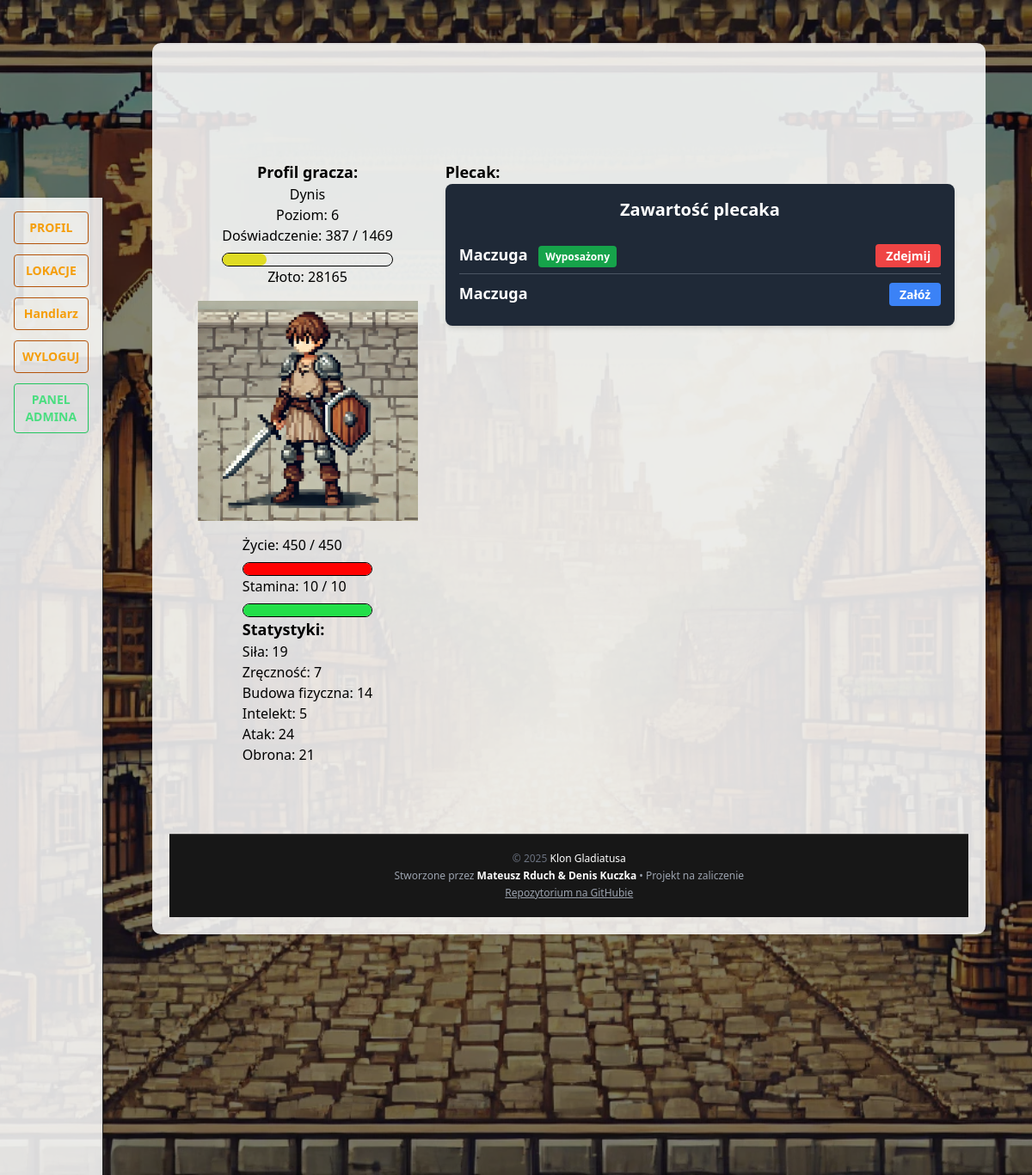
Page /user_profile/profil/ (signed in) on the earlier database version.
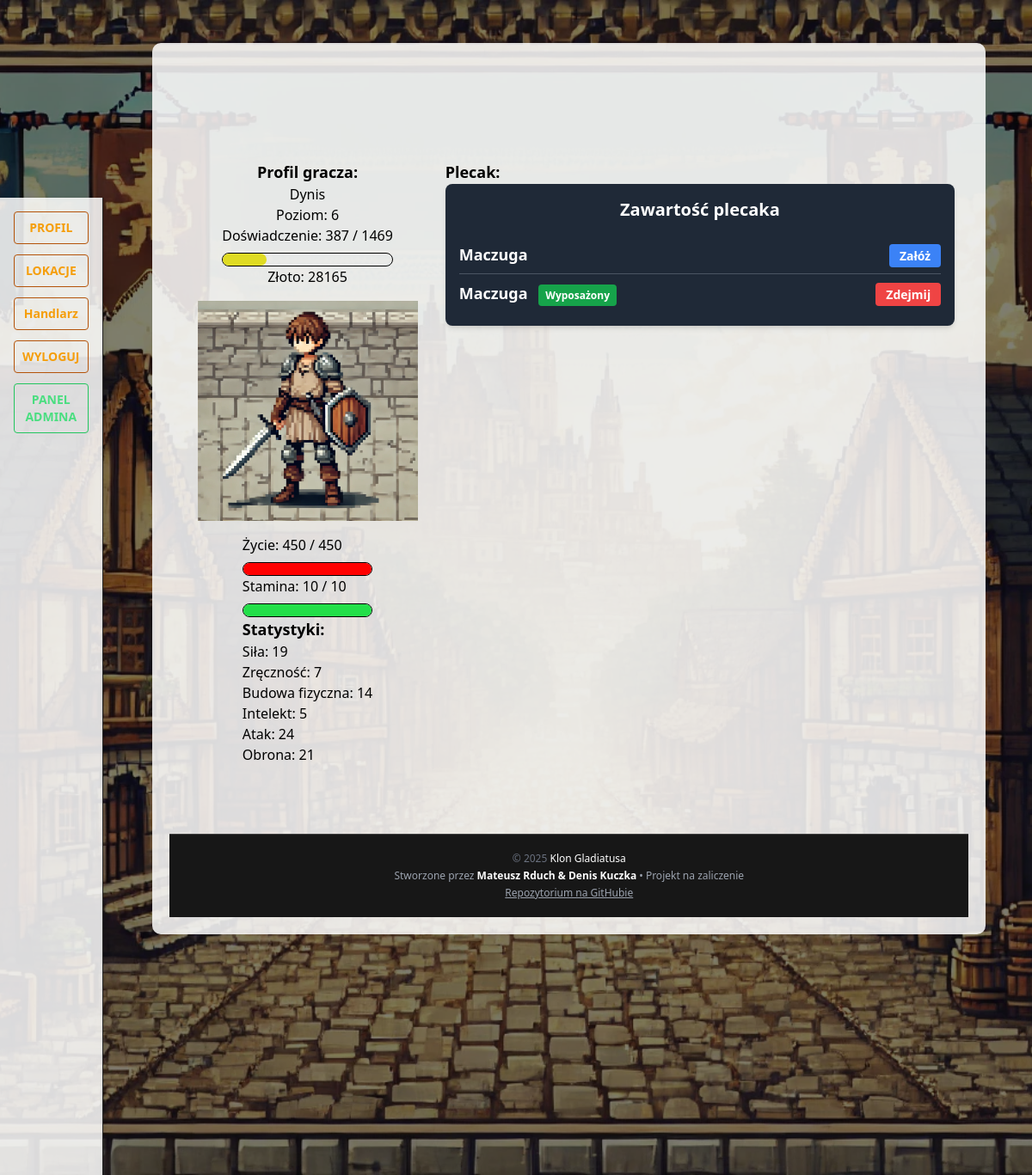
Same page on the later database version.
### user_profile/models.py (models this page shows, shortened)
class UserProfile(models.Model):
    user = models.OneToOneField(User, on_delete=models.CASCADE)
    strength = models.IntegerField(default=1)
    dexterity = models.IntegerField(default=1)
    constitution = models.IntegerField(default=1)
    intelligence = models.IntegerField(default=1)
    level = models.IntegerField(default=1)
    experience = models.IntegerField(default=0)
    stat_points = models.IntegerField(default=0)
    max_hp = models.IntegerField(default=100)
    hp = models.IntegerField(default=100)
    base_hp = models.IntegerField(default=100)
    defence = models.IntegerField(default=0)
    base_defence = models.IntegerField(default=0)
    attack = models.IntegerField(default=0)
    base_attack = models.IntegerField(default=0)
    gold = models.IntegerField(default=0)
    last_regen = models.DateTimeField(default=timezone.now)
    last_regen_stm = models.DateTimeField(default=timezone.now)
    max_stamina = models.IntegerField(default=10)
    stamina = models.IntegerField(default=10)
    def lvlup_exp(self):
        return math.floor(100 * (self.level ** 1.5))
    def dodaj_exp(self, exp):
        self.experience += exp
        while self.experience >= self.lvlup_exp():
            self.experience -= self.lvlup_exp()
            self.lvlup()
        self.save()
    def hp_regen(self):
        regen_timer = timezone.now() - self.last_regen
        regen_minutes = regen_timer.total_seconds() / 60
        regen_amount = math.floor((self.intelligence/2 + self.constitution/10) * round(regen_minutes))
        new_hp = self.hp + regen_amount
        if new_hp > self.max_hp:
            self.hp = self.max_hp
        else:
            self.hp = round(new_hp)
        if regen_amount > 0 or self.hp == self.max_hp:
            self.last_regen = timezone.now()
        self.save()
    def stamina_regen(self):
        regen_timer = timezone.now() - self.last_regen_stm
        regen_minutes = regen_timer.total_seconds() / 60
        regen_amount = math.floor((self.intelligence/2) * round(regen_minutes))
        new_stamina = self.stamina + regen_amount
        if new_stamina > self.max_stamina:
            self.stamina = self.max_stamina
        else:
            self.stamina = round(new_stamina)
        if regen_amount > 0 or self.stamina == self.max_stamina:
            self.last_regen_stm = timezone.now()
        self.save()

### inventory/models.py (models this page shows, shortened)
class InventoryItem(models.Model):
    user = models.ForeignKey(User, on_delete=models.CASCADE)
    item = models.ForeignKey(Item, on_delete=models.CASCADE)
    equipped = models.BooleanField(default=False)

### items/models.py (models this page shows, shortened)
class Item(models.Model):
    SLOT_CHOICES = [
        ('head', 'Head'),
        ('chest', 'Chest'),
        ('legs', 'Legs'),
        ('feet', 'Feet'),
        ('hands', 'Hands'),
        ('weapon', 'Weapons'),
        ('shield', 'Shield'),
        ('accessory', 'Accessory'),
    ]
    name = models.CharField(max_length=100, unique=True, help_text="Nazwa przedmiotu")
    description = models.TextField(blank=True, help_text="Opis przedmiotu")
    rarity = models.CharField(
        max_length=50,
        choices=[
            ('common', 'Common'),
            ('uncommon', 'Uncommon'),
            ('rare', 'Rare'),
            ('epic', 'Epic'),
            ('legendary', 'Legendary'),
        ],
        default='common',
        help_text= "Rzadkość przedmiotu"
    )
    slot = models.CharField(
        max_length=50,
        choices=SLOT_CHOICES,
        help_text="Slot, do którego pasuje przedmiot"
    )
    item_level = models.IntegerField(help_text="Poziom przedmiotu(ilvl)")
    dmg = models.IntegerField(default=0, help_text="Obrażenia przedmiotu")
    dmg_max = models.IntegerField(default=0, help_text="Maksymalne obrażenia przedmiotu")
    dmg_min = models.IntegerField(default=0, help_text="Minimalne obrażenia przedmiotu")
    item_strength = models.IntegerField(default=0, help_text="Siła przedmiotu")
    item_dexterity = models.IntegerField(default=0, help_text="Zręczność przedmiotu")
    item_constitution = models.IntegerField(default=0, help_text="Wytrzymałość przedmiotu")
    item_intelligence = models.IntegerField(default=0, help_text="Inteligencja przedmiotu")
    value = models.IntegerField(default=0, help_text="Wartość przedmiotu")

### user_profile/views.py (the view)
# urls.py: path('profil/', views.WidokProfilu.as_view(), name='profil'),
class WidokProfilu(BazaWidokuProfilu, TemplateView):
    template_name = "profil_gracza/profil.html"
    def get_context_data(self, **kwargs):
        context = super().get_context_data(**kwargs)
        player = self.get_user_profile()
        if isinstance(player, UserProfile):
            player.dodaj_exp(0)
            player.hp_regen()
            player.stamina_regen()
            experience_percentage = round((player.experience / player.lvlup_exp()) * 100)
            hp_percentage = round((player.hp / player.max_hp) * 100)
            stamina_percentage = round((player.stamina / player.max_stamina) * 100)
            print(f"Procent staminy: {stamina_percentage}%")
            print(f"Procent zdrowia: {hp_percentage}%")
            print(f"Dostępne pkt stystyk: {player.stat_points}")
            print(f"Procent doświadczenia: {experience_percentage}%")
            context.update({
                "items": InventoryItem.objects.filter(user=player.user),
                "player": player,
                "experience_percentage": experience_percentage,
                "hp_percentage": hp_percentage,
                "stamina_percentage": stamina_percentage,
                "tooltips": {
                    "strength": "Siła wpływa na obrażenia zadawane przeciwnikom.",
                    "dexterity": "Zręczność zwiększa obronę.",
                    "constitution": "Budowa fizyczna zwiększa maksymalne punkty życia i wpływa na regenerację punktów życia.",
                    "intelligence": "Inteligencja wpływa na szybkość regeneracji punktów życia."
                }
            })
        return context

### user_profile/views.py (called while the page is built)
    def get_user_profile(self):
        try:
            return self.request.user.userprofile
        except UserProfile.DoesNotExist:
            messages.error(self.request, "Nie znaleziono profilu gracza. Zarejestruj lub zaloguj.")
            return redirect("login_user")

### user_profile/templates/profil_gracza/profil.html (shortened to what this page needs)
{% extends "base.html" %}
{% load static %}
{% block sidebar %}
{% include 'sidebar.html' %}
{% endblock %}
{% block content %}
<div class="grid grid-cols-6 gap-4 p-4">
    <div class="grid justify-items-center col-span-2">
        <div class="text-center">
            <div class="font-bold text-lg">Profil gracza:</div>
            <div class="capitalize">{{ player.user.username }}</div>
            <div>Poziom: {{ player.level }}</div>
            <div>Doświadczenie: {{ player.experience }} / {{ player.lvlup_exp }}</div>
            <div class="experience-bar">
                <div class="experience-bar-fill" style="width: {{ experience_percentage }}%"></div>
            </div>
            <div>Złoto: {{ player.gold }} </div>
        </div>
        <div class="mt-4">
            <img src="{% static 'images/profilowe.webp' %}" alt="Profilowe" class="w-64 h-64 object-cover">
        </div>
        <div class="mt-4">
            <div>Życie: {{ player.hp }} / {{ player.max_hp }}</div>
            <div class="experience-bar">
                <div class="hp-bar-fill" style="width: {{ hp_percentage }}%"></div>
            </div>
            <div>Stamina: {{ player.stamina }} / {{ player.max_stamina }}</div>
            <div class="experience-bar">
                <div class="stamina-bar-fill" style="width: {{ stamina_percentage }}%"></div>
            </div>
            <div>
                <h3 class="font-bold text-lg">Statystyki:</h3>
            </div>
            <div x-data="{ tooltip: '' }" >
                <span @mouseover="tooltip = '{{ tooltips.strength }}'" @mouseleave="tooltip = ''">
                    Siła: {{ player.strength }}
                </span>
            </div>
            <div x-data="{ tooltip: '' }" >
                <span @mouseover="tooltip = '{{ tooltips.dexterity }}'" @mouseleave="tooltip = ''">
                    Zręczność: {{ player.dexterity }}
                </span>
            </div>
            <div x-data="{ tooltip: '' }" >
                <span @mouseover="tooltip = '{{ tooltips.constitution }}'" @mouseleave="tooltip = ''">
                    Budowa fizyczna: {{ player.constitution }}
                </span>
            </div>
            <div x-data="{ tooltip: '' }" >
                <span @mouseover="tooltip = '{{ tooltips.intelligence }}'" @mouseleave="tooltip = ''">
                    Intelekt: {{ player.intelligence }}
                </span>
            </div>
            <div>Atak: {{ player.attack }}</div>
            <div>Obrona: {{ player.defence }}</div>
        </div>
    </div>
    <div class="col-span-4">
       <div class="col-start-3 font-bold text-lg">
            Plecak:
            <div>
                {% include 'inventory/backpackComponent.html' %}
            </div>
        </div>
    </div>
</div>
{% endblock %}
{% block footer %}
{% include 'footer.html' %}
{% endblock %}

### templates/base.html (shortened to what this page needs)
<!DOCTYPE html>
{% load static %}
<html lang="pl">
  <head>
    <script src="https://cdn.tailwindcss.com"></script>
    <link  rel="stylesheet" href="{% static 'css/custom.css' %}" />
  </head>
  <body>
    <div class="overlay"></div>
    <div class="grid grid-cols-[1fr_9fr] gap-1">
      {% block sidebar %} {% endblock %}
      <div class="content">
        <div class="h-[100px] w-full">{% block banner_up %} {% endblock %}</div>
        <div class="">{% block content %} {% endblock %} </div>
        <div class="">{% block footer %} {% endblock %}</div>
      </div>
    </div>
  </body>
</html>

### templates/sidebar.html (shortened to what this page needs)
<aside id="sidebar" class="h-full bg-neutral-900 border-r border-neutral-800 p-4" aria-label="Sidebar">
  <div class="flex flex-col gap-3 text-sm">
    {% if user.is_authenticated %}
      <a href="{% url 'profil' %}"
         class="w-full text-center rounded bg-transparent border border-amber-700 text-amber-500 hover:bg-amber-700 hover:text-white transition py-2 font-semibold">
        PROFIL
      </a>
      <div class="relative group">
      <a href="{% url 'mapa' %}"
        class="w-full text-center rounded bg-transparent border border-amber-700 text-amber-500 hover:bg-amber-700 hover:text-white transition py-2 font-semibold block">
        LOKACJE
      </a>
    </div>
      <a href="{% url 'merchant_list' %}"
         class="w-full text-center rounded bg-transparent border border-amber-700 text-amber-500 hover:bg-amber-700 hover:text-white transition py-2 font-semibold">
        Handlarz
      </a>
      <a href="{% url 'logout_user' %}"
         class="w-full text-center rounded bg-transparent border border-amber-700 text-amber-500 hover:bg-amber-700 hover:text-white transition py-2 font-semibold">
        WYLOGUJ
      </a>
    {% endif %}
    {% if user.is_superuser %}
      <a href="/admin/"
         class="w-full text-center rounded bg-transparent border border-green-500 text-green-400 hover:bg-green-600 hover:text-white transition py-2 font-semibold">
        PANEL ADMINA
      </a>
    {% endif %}
  </div>
</aside>

### inventory/templates/inventory/backpackComponent.html
<div class="bg-gray-800 p-4 rounded-lg shadow-md text-white">
    <h3 class="text-xl font-bold mb-4 text-center">Zawartość plecaka</h3>
    {% if items %}
        <ul class="divide-y divide-gray-600">
            {% for item in items %}
                <li class="py-2 flex justify-between items-center">
                    <div>
                        <span class="font-semibold">{{ item.item.name }}</span>
                        {% if item.equipped %}
                            <span class="ml-2 px-2 py-1 bg-green-600 text-xs rounded">Wyposażony</span>
                        {% endif %}
                    </div>
                    <div>
                        {% if item.equipped %}
                            <a href="{% url 'unequip_item' item.id %}" class="bg-red-500 hover:bg-red-600 text-white text-sm px-3 py-1 rounded">
                                Zdejmij
                            </a>
                        {% else %}
                            <a href="{% url 'equip_item' item.id %}" class="bg-blue-500 hover:bg-blue-600 text-white text-sm px-3 py-1 rounded">
                                Załóż
                            </a>
                        {% endif %}
                    </div>
                </li>
            {% endfor %}
        </ul>
    {% else %}
        <p class="text-center text-gray-400">Brak przedmiotów w plecaku.</p>
    {% endif %}
</div>

### templates/footer.html
<footer class="bg-neutral-900 text-gray-400 text-xs py-5 border-t border-neutral-700 mt-12">
  <div class="max-w-5xl mx-auto px-4 text-center space-y-1">
    <p class="text-gray-500">&copy; {{ year|default:2025 }} <span class="text-white font-medium">Klon Gladiatusa</span></p>
    <p>
      Stworzone przez <span class="text-white font-semibold">Mateusz Rduch & Denis Kuczka</span> • Projekt na zaliczenie
    </p>
    <p>
      <a href="https://github.com/Exhil95/klon_gladiatusa" target="_blank" class="text-gray-400 hover:text-white underline">
        Repozytorium na GitHubie
      </a>
    </p>
  </div>
</footer>

### static/css/custom.css (style rules this page uses)
body { background: url('/static/images/background.jpg') no-repeat center center fixed; background-size: cover; color: black; }
.overlay { position: fixed; top: 0; left: 0; width: 100%; height: 100%; background: rgba(0, 0, 0, 0.5); z-index: 0; }
.content { position: relative; z-index: 1; background: rgba(255, 255, 255, 0.85); margin: 50px auto; padding: 20px; max-width: 95%; min-height: 50%; min-width: 90%; border-radius: 10px; }
.experience-bar { width: 100%; background-color: transparent; border: 1px solid black; border-radius: 9999px; height: 1rem; margin-top: 0.5rem; }
.hp-bar-fill { background-color: red; height: 100%; border-radius: 9999px; }
.experience-bar-fill { background-color: rgb(223, 219, 35); height: 100%; border-radius: 9999px; }
.stamina-bar-fill { background-color: rgb(35, 223, 73); height: 100%; border-radius: 9999px; }
#sidebar { background: rgba(255, 255, 255, 0.85); box-shadow: 2px 0 5px rgba(0, 0, 0, 0.1); z-index: 1; position: relative; top: 230px; }

Differences in the rows shown:
changed InventoryItem (number 1 of 2 on the later page): equipped "Wyposażony Zdejmij" → "Załóż"
changed InventoryItem (number 2 of 2 on the later page): equipped "Załóż" → "Wyposażony Zdejmij"
